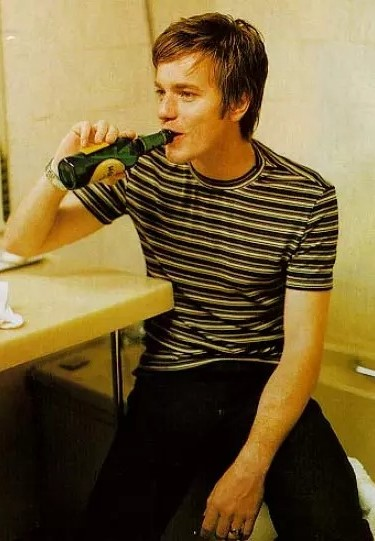
#> input picture figures/ewan.jpg, 375 x 541 px
$ jupyter execute --allow-errors Untitled.ipynb   (shell and % lines are left out)   (older library calls are emulated)
#> lines starting #> are read from the running program, lines starting #| are printed output that depends on the picture
[cell 1]
import cv2
import numpy as np
from matplotlib import pyplot as plt


pic_file = 'ewan.jpg'

img_bgr = cv2.imread(pic_file, cv2.IMREAD_COLOR)
#> img_bgr is the input picture: shape (541, 375, 3); mean B, G, R 58.3, 99.7, 119.9

img_hsv = cv2.cvtColor(img_bgr, cv2.COLOR_BGR2HSV)
#> img_hsv: shape (541, 375, 3); mean H, S, V 20, 163.6, 120
img_rgb = cv2.cvtColor(img_bgr, cv2.COLOR_BGR2RGB)
img_h = img_hsv[..., 0]
img_s = img_hsv[..., 1]
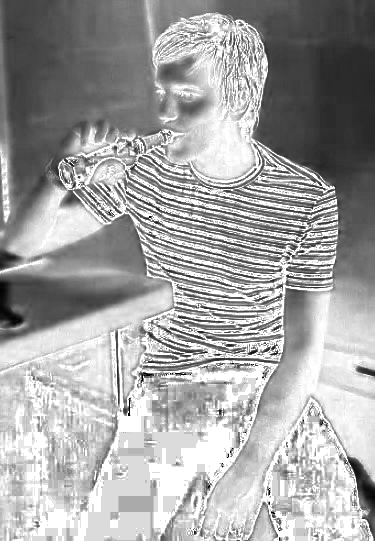
#> img_s: shape (541, 375); min 0, max 255, mean 163.6
img_v = img_hsv[..., 2]

fig = plt.gcf()                      # 分通道显示图片
fig.set_size_inches(10, 15)
'''
plt.subplot(221)
plt.imshow(img_rgb)
plt.axis('off')
plt.title('Original Picture')'''


plt.subplot(131)
plt.imshow(img_h, cmap='gray')
plt.axis('off')
plt.title('Hue')

plt.subplot(132)
plt.imshow(img_s, cmap='gray')
plt.axis('off')
plt.title('Saturation')

plt.subplot(133)
plt.imshow(img_v, cmap='gray')
plt.axis('off')
plt.title('Value')

plt.show()

[cell 2]
import scipy
import cv2
from scipy import ndimage
import matplotlib.pyplot as plt
import matplotlib.colors as colors
import numpy as np
from scipy import misc
import scipy.misc

pic_file = 'ewan.jpg'

img_bgr = cv2.imread(pic_file, cv2.IMREAD_COLOR)

img_hsv = cv2.cvtColor(img_bgr, cv2.COLOR_BGR2HSV)
img_rgb = cv2.cvtColor(img_bgr, cv2.COLOR_BGR2RGB)
img_h = img_hsv[..., 0]
img_s = img_hsv[..., 1]
img_v = img_hsv[..., 2]

fig = plt.gcf()                      # 分通道显示图片
fig.set_size_inches(10, 15)
'''
plt.subplot(221)
plt.imshow(img_rgb)
plt.axis('off')
plt.title('Original Picture')'''


plt.subplot(231)
plt.imshow(img_h, cmap='gray')
plt.axis('off')
plt.title('Hue')

plt.subplot(232)
plt.imshow(img_s, cmap='gray')
plt.axis('off')
plt.title('Saturation')

plt.subplot(233)
plt.imshow(img_v, cmap='gray')
plt.axis('off')
plt.title('Value')

img = scipy.misc.imread("ewan.jpg")
array=np.asarray(img)
arr=(array.astype(float))/255.0
img_hsv = colors.rgb_to_hsv(arr[...,:3])
#> img_hsv: shape (541, 375, 3) float64; mean of channels 0, 1, 2 0.111, 0.641, 0.47

plt.figure(figsize=(9, 4))

lu1=img_hsv[...,0].flatten()
plt.subplot(234)
plt.hist(lu1*360,bins=360,range=(0.0,360.0),histtype='stepfilled', color='r', label='Hue')
plt.title("Hue")
plt.xlabel("Value")
plt.ylabel("Frequency")
plt.legend()

lu2=img_hsv[...,1].flatten()
plt.subplot(235)
plt.hist(lu2,bins=100,range=(0.0,1.0),histtype='stepfilled', color='g', label='Saturation')
plt.title("Saturation")
plt.xlabel("Value")
plt.ylabel("Frequency")
plt.legend()

lu3=img_hsv[...,2].flatten()
plt.subplot(236)
plt.hist(lu3,bins=100,range=(0.0,1.0),histtype='stepfilled', color='b', label='Value')
plt.title("Value")
plt.xlabel("Value")
plt.ylabel("Frequency")
plt.legend()

plt.tight_layout()
plt.show()

[cell 3]
# Read image
im = cv2.imread('ewan.jpg')
im = np.float32(im) / 255.0

# Calculate gradient
gx = cv2.Sobel(im, cv2.CV_32F, 1, 0, ksize=1)
gy = cv2.Sobel(im, cv2.CV_32F, 0, 1, ksize=1)
mag, angle = cv2.cartToPolar(gx, gy, angleInDegrees=True)

[cell 4]
gx = np.fabs(gx)
gy = np.fabs(gy)

[cell 5]
cv2.imshow('image',gx)
cv2.waitKey(0)

[cell 6]
fig = plt.gcf()                      # 分通道显示图片
fig.set_size_inches(10, 15)

plt.subplot(131)
plt.imshow(gx)
plt.axis('off')
plt.title('grad_x')

plt.subplot(132)
plt.imshow(gy)
plt.axis('off')
plt.title('grad_y')

plt.subplot(133)
plt.imshow(mag)
plt.axis('off')
plt.title('grad')

plt.imshow(mag)
plt.show()
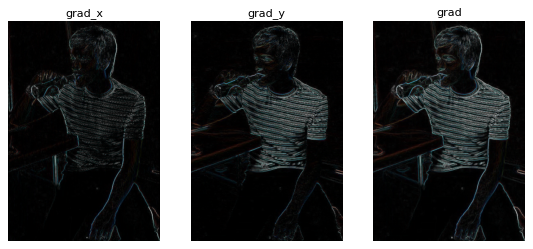
#> figure drawn by matplotlib, 3 panels; B, G, R data is drawn as R, G, B

[cell 7]
im = cv2.imread('ewan_resize.jpg')
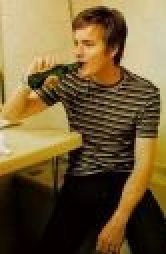
#> input picture figures/ewan_resize.jpg, 83 x 127 px (shown 2 times larger)
#> im is the input picture: shape (127, 83, 3); mean B, G, R 56.6, 95.4, 116.1

[cell 8]
np.shape(im)
#> Out = (127, 83, 3)

[cell 9]
im[0][0][1]
#> Out = 199

[cell 10]
for i in range(127):
    for j in range(83):
        if i % 8 == 0 or j % 8 == 0:
            im[i][j][0] = 0
            im[i][j][1] = 100
            im[i][j][2] = 0
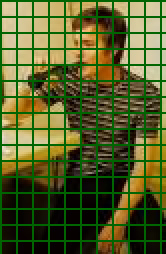
#> im: shape (127, 83, 3) (shown 2 times larger); mean B, G, R 42.3, 95.7, 87.3

[cell 11]
cv2.imshow('image',im)
cv2.waitKey(0)

[cell 12]
im = im[0:8,48:56]
np.shape(im)
#> Out = (8, 8, 3)

[cell 13]
newimage = res=cv2.resize(im,(500,500),interpolation=cv2.INTER_CUBIC)
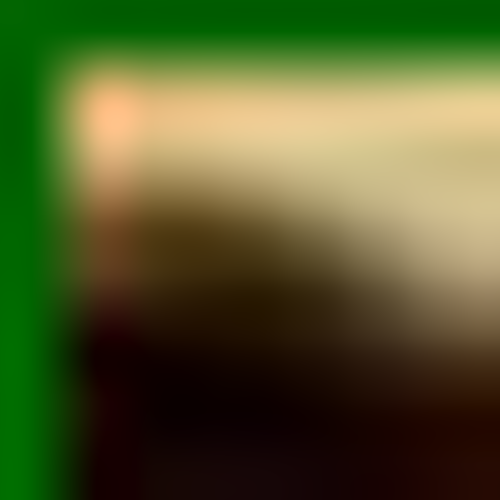
#> newimage: shape (500, 500, 3); mean of channels 0, 1, 2 43.6, 89.9, 83; drawn as B, G, R
cv2.imwrite("tmp.jpg", newimage)
cv2.imshow('image',newimage)
cv2.waitKey(0)

[cell 14]
im = cv2.imread('ewan_resize.jpg')

[cell 15]
im = np.float32(im) / 255.0

# Calculate gradient
gx = cv2.Sobel(im, cv2.CV_32F, 1, 0, ksize=1)
#> gx: shape (127, 83, 3) float32
gy = cv2.Sobel(im, cv2.CV_32F, 0, 1, ksize=1)
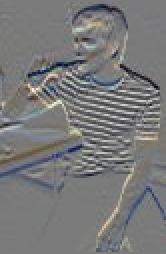
#> gy: shape (127, 83, 3) float32 (shown 2 times larger); mean B, G, R -0.0076, -0.0106, -0.0113; drawn with min black and max white
mag, angle = cv2.cartToPolar(gx, gy, angleInDegrees=True)
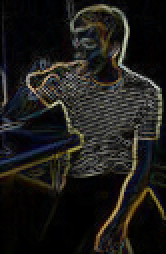
#> mag: shape (127, 83, 3) float32 (shown 2 times larger); mean B, G, R 0.102, 0.112, 0.117
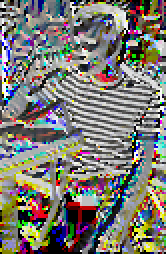
#> angle: shape (127, 83, 3) float32 (shown 2 times larger); mean B, G, R 163.4, 172.2, 175.5; drawn with min black and max white

[cell 16]
mag = mag[0:8,48:56]
angle = angle[0:8,48:56]
np.shape(angle)
#> Out = (8, 8, 3)

[cell 17]
g = np.zeros((8,8))
a = np.zeros((8,8))
for i in range(8):
    for j in range(8):
        g[i][j] = int(round(np.max(mag[i][j]) * 256))
        a[i][j] = angle[i][j][np.argmax(mag[i][j])]
        a[i][j] = int(round(a[i][j]))
        if a[i][j] >= 180:
            a[i][j] = a[i][j] - 180

[cell 18]
histogram = [0,0,0,0,0,0,0,0,0]
for i in range(8):
    for j in range(8):
        size = g[i][j]
        deg = a[i][j]
        if deg % 20 == 0:
            histogram[int(deg / 20)] = histogram[int(deg/20)] + size
        else:
            i1 = int(deg / 20)
            i2 = i1 + 1
            left = deg - i1 * 20
            right = i2*20 - deg
            histogram[i1] = histogram[i1] + size*right/(left+right)
            if(i2==9):
                i2 = 0
            histogram[i2] = histogram[i2] + size*left/(left+right)
#> after the loop, histogram = [143.4, 63.05, 49.2, 347, 948.4, 1032.2, 865.5, 118.3, 24.95]

[cell 19]
histogram
#> Out has the same summary as histogram

[cell 20]
import random
import numpy as np
import cv2

graph = np.zeros((3,3,1),dtype=np.int32)
for i in range(3):
    for j in range(3):
        graph[i][j][0] = int(abs(random.random()) * 255)

[cell 21]
graph

[cell 22]
cv2.imwrite("whatever.jpg",graph)

[cell 23]
im = cv2.imread("whatever.png")
#> (the rest of this cell did not finish here and is left out)

[cell 24]
#!usr/bin/env python
#-*- coding: utf-8 -*-
#from skimage.transform import rotate
from skimage.feature import local_binary_pattern
from skimage import data, io
from skimage.color import label2rgb
import skimage
import numpy as np
import matplotlib.pyplot as plt
from PIL import Image
import cv2

# settings for LBP
radius = 3
n_points = 8 * radius


# 读取图像
image = cv2.imread('ewan.jpg')

#显示到plt中，需要从BGR转化到RGB，若是cv2.imshow(win_name, image)，则不需要转化
image1 = cv2.cvtColor(image, cv2.COLOR_BGR2RGB)
plt.subplot(131)
plt.imshow(image1)

# 转换为灰度图显示
image = cv2.cvtColor(image, cv2.COLOR_BGR2GRAY)
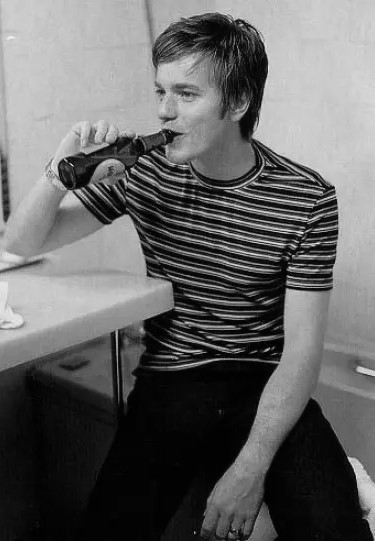
#> image: shape (541, 375); min 0, max 246, mean 101
plt.subplot(132)
plt.imshow(image, cmap='gray')

# 处理
lbp = local_binary_pattern(image, n_points, radius)
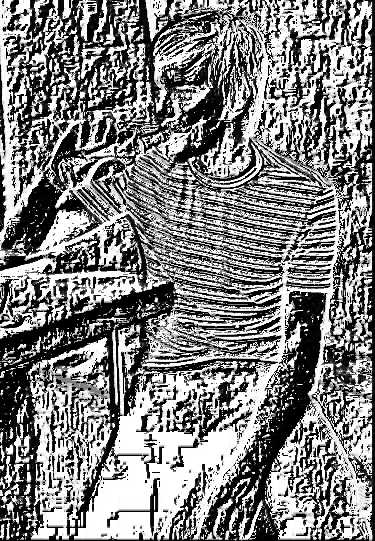
#> lbp: shape (541, 375) float64; min 0, max 16777215, mean 8567475.7; drawn with min black and max white

plt.subplot(133)
plt.imshow(lbp, cmap='gray')
plt.show()
